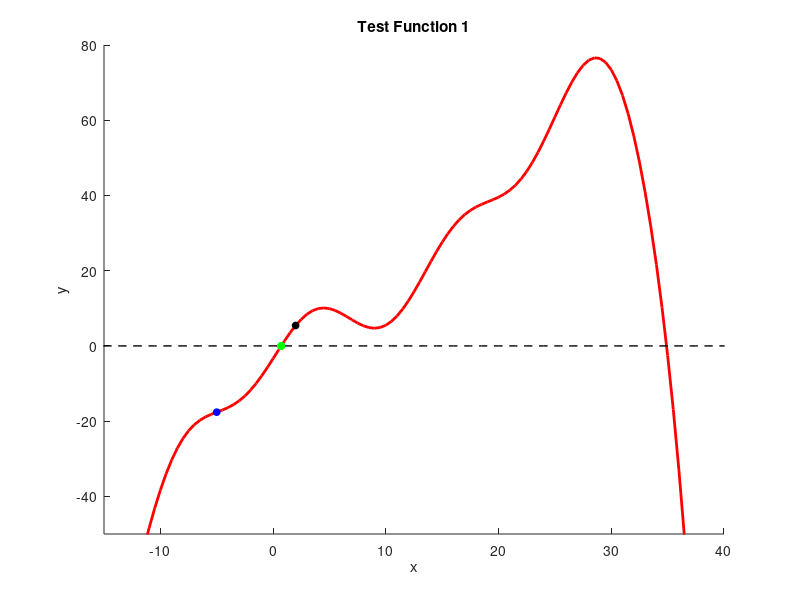

This chart was generated by the following MATLAB code:
%template for testing your basic root finding implementations
function basic_solver_with_tests_template()
    xvals = linspace(-50,50,201);
    [yvals,~] = test_func01(xvals);

    hold on
    axis([-15,40,-50,80]);
    plot(xvals,yvals,'r','linewidth',2);
    plot(xvals,0*xvals,'k--','linewidth',1);
    xlabel('x'); ylabel('y'); title('Test Function 1');

    %Newton's method example test
    x0_guess = 2;
    dxtol = 0.0001;
    ftol = 0.0001;
    max_iter = 100;
    dxmax = 1000;

    x_newton = newton_solver(@test_func01,x0_guess,dxtol,ftol,max_iter,dxmax);
    y_newton = test_func01(x_newton);
    plot(x_newton,y_newton,'go','markerfacecolor','g','markersize',5);
    

    %Secant method example test
    x0_guess = -5;
    x1_guess = 2;
    plot(x0_guess,test_func01(x0_guess),'bo','markerfacecolor','b','markersize',5);
    plot(x1_guess,test_func01(x1_guess),'ko','markerfacecolor','k','markersize',5);

    x_sol = secant_solver(@test_func01,x0_guess,x1_guess,dxtol,ftol,max_iter,dxmax);
    plot(x_sol,test_func01(x_sol),'go','markerfacecolor','g','markersize',5);

    
    %Bisection method example test
    x_left = -5;
    x_right = 2;
    dxtol = 0.0001;
    ftol = 0.0001;
    max_iter = 100;

    x_bisection = bisection_solver(@test_func01,x_left,x_right,dxtol,ftol,max_iter);
    y_bisection = test_func01(x_bisection);
    plot(x_bisection,y_bisection,'go','markerfacecolor','g','markersize',5);

    % Display both coordinate pairs
    fprintf('Newton Method:    (x, y) = (%.6f, %.6f)\n', x_newton, y_newton);
    fprintf('Bisection Method: (x, y) = (%.6f, %.6f)\n', x_bisection, y_bisection);
    fprintf('Secant Method: (x, y) = (%.6f, %.6f)\n', x_sol, test_func01(x_sol));

end


% Definition of the test function and its derivative (as a single function):
%This definition uses the function keyword
%when passing this function as an argument to a solver,
%you'll need to use the handle operator
%ex. solver(@test_func01,x_guess)
function [fval,dfdx] = test_func01(x)
    fval = (x.^3)/100 - (x.^2)/8 + 2*x + 6*sin(x/2+6) -.7 - exp(x/6);
    dfdx = 3*(x.^2)/100 - 2*x/8 + 2 +(6/2)*cos(x/2+6) - exp(x/6)/6;
end


function x = bisection_solver(fun,x_left,x_right,dxtol,ftol,max_iter) 
    % Initialize exit flag 
    exit_flag = 0; 
 
    if sign(fun(x_left)) == sign(fun(x_right)) 
        disp('Root Does Not Necessarily Exist Between Bounds') 
        return; 
    end 
 
    % Loop function max amount of times if necessary 
    for i = 1 : max_iter 
        
    % Calculate Midpoint 
        c = (x_left + x_right)/2; 
        x = c; 
 
    % Calculate function at midpoint 
    f_c = fun(c); 
     
    % Termination threshold --> Diff between estimate and zero 
    if abs(f_c) <= ftol 
         exit_flag = 1; 
         return; 
    end 
 
    % Create new bounds using midpoint 
         
    % If the left bound and midpoint have different sign values, midpoint 
    % becomes new right bound 
    % If the right bound and midpoint have different sign values, midpoint 
    % becomes new left bound 
    if sign(fun(x_left)) ~= sign(f_c) 
        x_right = c; 
    else 
        x_left = c; 
    end 
     
    % Termination threshold --> Diff between left and right bounds 
        if abs(x_left - x_right) <= dxtol 
            exit_flag = 1; 
            disp('X termination criteria met'); 
            return; 
        end 

    end
end

%Note that fun(x) should output [f,dfdx], where dfdx is the derivative of f 
function x = newton_solver(fun,x0,dxtol,ftol,max_iter,dxmax)

    % Initial root guess
    x_i = x0;

    for n = 1:max_iter

        % Get function and derivative
        [f_i,df_i] = fun(x_i);

        % Check for division by zero
        if df_i == 0
            x = x_i;
            return;
        end

        % Find the next guess
        x = x_i - f_i/df_i;

        % Check for excessively large change
        if abs(x - x_i) > dxmax
            return;
        end

        % Check function value at new guess
        f_x = fun(x);

        if abs(f_x) <= ftol
            return;
        end

        % Check how much the root guess changes
        if abs(x - x_i) <= dxtol
            return;
        end

        % Update guess
        x_i = x;
    end
    end
   
function x = secant_solver(fun, x0_guess, x1_guess, dxtol, ftol, max_iter, dxmax)

    x_first = x0_guess;
    x_second = x1_guess;
    denominator_tol = 1e-14;

    f_first = fun(x_first);
    f_second = fun(x_second);

    % check if guess is a root
    if abs(f_first) < ftol
        x = x_first;
        exit_flag = 1;
        return
    elseif abs(f_second) < ftol
        x = x_second;
        exit_flag = 1;
        return
    end

    %iterations until exit
    for iter = 1:max_iter
        denominator = f_second - f_first;

        % make sure denominator passes tolerance
        if ~isfinite(denominator) || abs(denominator) < denominator_tol
            x = x_second;
            exit_flag = -2;
            return
        end

        %secant method algorithm
        dx = -f_second * (x_second - x_first) / denominator;

        % terminate if dx is too large
        if ~isfinite(dx) || abs(dx) > dxmax
            x = x_second;
            exit_flag = -3;
            return
        end

        %secant update
        x_new = x_second + dx;
        f_new = fun(x_new);

        % early termination if near solution
        if abs(dx) < dxtol || abs(f_new) < ftol
            x = x_new;
            exit_flag = 1;
            return
        end

        % shift secant points forward one iteration on update
        x_first = x_second;
        f_first = f_second;

        x_second = x_new;
        f_second = f_new;
    end

    x = x_second;
    exit_flag = 0;
end
